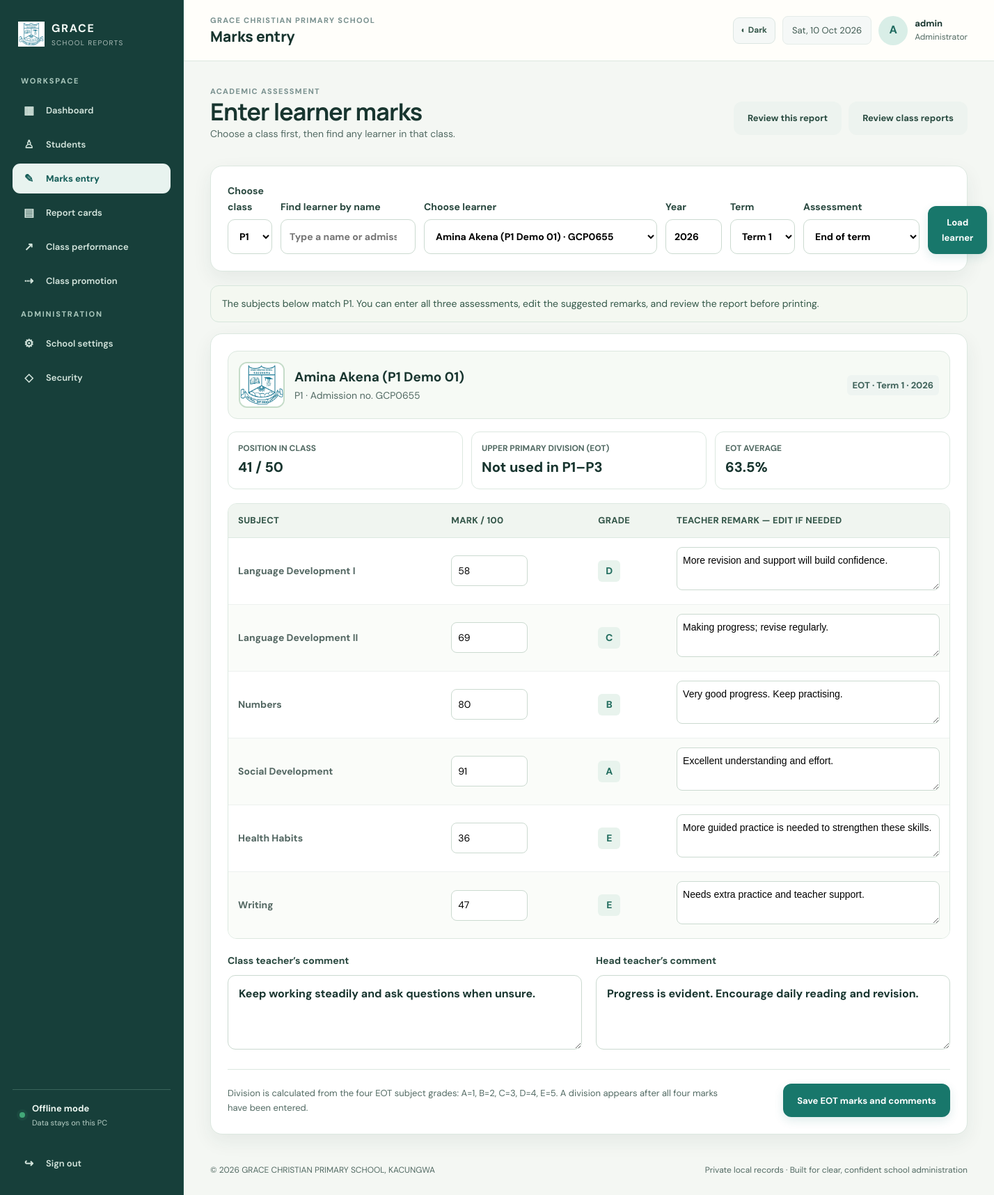
/index.php?page=marks (signed in), run on the app's committed database.
### tables this page shows
CREATE TABLE classes(id INTEGER PRIMARY KEY, name TEXT UNIQUE NOT NULL, level INTEGER NOT NULL);

CREATE TABLE students(id INTEGER PRIMARY KEY, admission_no TEXT UNIQUE NOT NULL, full_name TEXT NOT NULL, gender TEXT DEFAULT "", dob TEXT DEFAULT "", class_id INTEGER NOT NULL REFERENCES classes(id), parent_name TEXT DEFAULT "", parent_phone TEXT DEFAULT "", address TEXT DEFAULT "", photo TEXT DEFAULT "", status TEXT NOT NULL DEFAULT "Active", admission_date TEXT DEFAULT "", created_at TEXT DEFAULT CURRENT_TIMESTAMP, attendance_type TEXT NOT NULL DEFAULT 'day', deleted_at TEXT DEFAULT NULL, purge_after TEXT DEFAULT NULL, trashed_status TEXT DEFAULT NULL);

CREATE TABLE subjects(id INTEGER PRIMARY KEY, name TEXT UNIQUE NOT NULL, stage TEXT NOT NULL DEFAULT "all");

CREATE TABLE settings(key TEXT PRIMARY KEY, value TEXT NOT NULL);

### report-helpers.php (called while the page is built, shortened)
<?php
function report_grade(?float $score): string
{
    if ($score >= 90) return 'A';
    if ($score >= 80) return 'B';
    if ($score >= 60) return 'C';
    if ($score >= 50) return 'D';
    return 'E';
}
function report_remark(?float $score, int $seed): string
{
    $choices = match (report_grade($score)) {
        'A' => ['Outstanding work. Keep aiming high.', 'Excellent understanding and effort.', 'A brilliant result; continue this great work.'],
        'B' => ['Very good progress. Keep practising.', 'Strong work and a pleasing result.', 'Good understanding; aim even higher.'],
        'C' => ['Satisfactory progress. More practice will help.', 'A good foundation; keep working steadily.', 'Making progress; revise regularly.'],
        'D' => ['Keep practising the key skills.', 'More revision and support will build confidence.', 'Working towards the expected standard.'],
        default => ['Needs extra practice and teacher support.', 'Please revise regularly and ask for help.', 'More guided practice is needed to strengthen these skills.'],
    };
    return $choices[abs($seed) % count($choices)];
}
function report_overall_comment(?float $average, string $role, int $seed): string
{
    if ($average >= 90) {
        $choices = $role === 'head'
            ? ['An exceptional term. Continue to nurture this learner’s excellent habits.', 'Outstanding achievement. Maintain this high standard next term.', 'Excellent results and effort. We are proud of this progress.']
            : ['Excellent work this term. Keep up the outstanding effort.', 'A wonderful term of learning. Continue to challenge yourself.', 'Consistently excellent effort and achievement. Well done.'];
    } elseif ($average >= 60) {
        $choices = $role === 'head'
            ? ['A satisfactory term. Regular revision will help strengthen results.', 'Good foundations are developing; consistent support will help.', 'Progress is evident. Encourage daily reading and revision.']
            : ['You are making progress. Keep practising every day.', 'A sound effort; focus on the topics that need more practice.', 'Keep working steadily and ask questions when unsure.'];
    }
    return $choices[abs($seed) % count($choices)];
}

### marks-page.php (the view, shortened to what this page needs)
<?php
$classId = (int)($_GET['class'] ?? 0);
$studentId = (int)($_GET['student'] ?? 0);
$assessment = (string)($_GET['assessment'] ?? 'EOT');
$term = max(1, min(3, $term));
$classQuery = $pdo->prepare('SELECT * FROM classes WHERE id=?');
$classQuery->execute([$classId]);
$selectedClass = $classQuery->fetch();
if (!$selectedClass && $classes !== []) {
    $selectedClass = $classes[0];
    $classId = (int)$selectedClass['id'];
}
$classStudents = [];
$student = null;
$subjects = [];
$savedMarks = [];
$comments = [];
$classRankings = [];
$classSize = 0;
$division = 'Pending';
$average = null;
if ($selectedClass) {
    $studentsQuery = $pdo->prepare(
        'SELECT s.id,s.full_name,s.admission_no,s.photo,c.name class_name,c.level,c.id class_id
         FROM students s JOIN classes c ON c.id=s.class_id
         WHERE s.class_id=? AND s.status="Active" ORDER BY s.full_name'
    );
    $studentsQuery->execute([$classId]);
    $classStudents = $studentsQuery->fetchAll();
    if (!$student && $classStudents !== []) {
        $student = $classStudents[0];
        $studentId = (int)$student['id'];
    }
    if ($student) {
        $names = (int)$selectedClass['level'] <= 3
            ? ['Social Development', 'Language Development I', 'Language Development II', 'Health Habits', 'Numbers', 'Writing']
            : ['English', 'Mathematics', 'Social Studies', 'Science'];
        $nameSlots = implode(',', array_fill(0, count($names), '?'));
        $subjectQuery = $pdo->prepare("SELECT * FROM subjects WHERE name IN ($nameSlots) ORDER BY id");
        $subjectQuery->execute($names);
        $subjects = $subjectQuery->fetchAll();
        $marksQuery = $pdo->prepare(
            'SELECT subject_id,score,teacher_comment FROM marks
             WHERE student_id=? AND academic_year=? AND term=? AND assessment=?'
        );
        $marksQuery->execute([$studentId, $year, $term, $assessment]);
        foreach ($marksQuery as $markRow) {
            $savedMarks[(int)$markRow['subject_id']] = $markRow;
        }
        $commentsQuery = $pdo->prepare('SELECT * FROM comments WHERE student_id=? AND academic_year=? AND term=?');
        $commentsQuery->execute([$studentId, $year, $term]);
        $comments = $commentsQuery->fetch() ?: [];
        $eotQuery = $pdo->prepare(
            'SELECT COALESCE(SUM(m.score),0) total,COUNT(m.id) marked
             FROM marks m JOIN subjects su ON su.id=m.subject_id
             WHERE m.student_id=? AND m.academic_year=? AND m.term=? AND m.assessment="EOT"
               AND su.name IN (' . implode(',', array_fill(0, count($names), '?')) . ')'
        );
        $eotQuery->execute([$studentId, $year, $term, ...$names]);
        $eotSummary = $eotQuery->fetch();
        $average = (int)$eotSummary['marked'] > 0 ? (float)$eotSummary['total'] / (int)$eotSummary['marked'] : null;
        $aggregate = 0;
        $aggregateCount = 0;
        $eotGrades = $pdo->prepare(
            'SELECT m.score FROM marks m JOIN subjects su ON su.id=m.subject_id
             WHERE m.student_id=? AND m.academic_year=? AND m.term=? AND m.assessment="EOT"
               AND su.name IN (' . implode(',', array_fill(0, count($names), '?')) . ')'
        );
        $eotGrades->execute([$studentId, $year, $term, ...$names]);
        foreach ($eotGrades as $gradeRow) {
            $aggregate += report_grade_points((float)$gradeRow['score']) ?? 0;
            $aggregateCount++;
        }
        $division = report_division($aggregateCount === count($names) ? $aggregate : null, count($names));
        $rankQuery = $pdo->prepare(
            'SELECT s.id,COALESCE(SUM(m.score),0) total,COUNT(m.id) marked
             FROM students s LEFT JOIN marks m ON m.student_id=s.id AND m.academic_year=? AND m.term=?
               AND m.assessment="EOT" AND m.subject_id IN (' . implode(',', array_fill(0, count($subjects), '?')) . ')
             WHERE s.class_id=? AND s.status="Active" GROUP BY s.id ORDER BY total DESC,s.full_name'
        );
        $rankQuery->execute([$year, $term, ...array_column($subjects, 'id'), $classId]);
        $classRankings = $rankQuery->fetchAll();
        $classSize = count($classRankings);
    }
}
$schoolName = setting($pdo, 'school_name', 'Grace Christian Primary School, Kacungwa');
$studentRank = null;
foreach ($classRankings as $candidate) {
    if ((int)$candidate['id'] === $studentId && (int)$candidate['marked'] > 0) {
        $studentRank = 1 + count(array_filter(
            $classRankings,
            static fn(array $other): bool => (int)$other['marked'] > 0
                && (float)$other['total'] > (float)$candidate['total']
        ));
        break;
    }
}
$photoPath = $student && trim((string)$student['photo']) !== '' ? $student['photo'] : 'assets/school-logo.jpg';
$classComment = trim((string)($comments['class_comment'] ?? ''));
$headComment = trim((string)($comments['head_comment'] ?? ''));
if ($classComment === '') $classComment = report_overall_comment($average, 'class', $studentId + $term);
if ($headComment === '') $headComment = report_overall_comment($average, 'head', $studentId + $year);
?><!doctype html>
<html lang="en">
<head>
<link rel="stylesheet" href="assets/style.css">
</head>
<body>
<div class="app-shell">
  <aside class="sidebar" id="sidebar">
    <a class="side-brand" href="index.php"><img src="assets/school-logo.jpg" alt="School emblem"><span><b>GRACE</b><small>SCHOOL REPORTS</small></span></a>
    <div class="side-label">WORKSPACE</div>
    <a class="nav-link" href="index.php"><span class="nav-symbol">▦</span>Dashboard</a>
    <a class="nav-link" href="index.php?page=students"><span class="nav-symbol">♙</span>Students</a>
    <a class="nav-link active" href="index.php?page=marks"><span class="nav-symbol">✎</span>Marks entry</a>
    <a class="nav-link" href="index.php?page=reports"><span class="nav-symbol">▤</span>Report cards</a>
    <a class="nav-link" href="index.php?page=performance"><span class="nav-symbol">↗</span>Class performance</a>
    <a class="nav-link" href="index.php?page=promotion"><span class="nav-symbol">⇢</span>Class promotion</a>
    <div class="side-label">ADMINISTRATION</div>
    <a class="nav-link" href="index.php?page=settings"><span class="nav-symbol">⚙</span>School settings</a>
    <a class="nav-link" href="index.php?page=security"><span class="nav-symbol">◇</span>Security</a>
    <div class="sidebar-bottom"><div class="offline-indicator"><i></i><span><b>Offline mode</b><small>Data stays on this PC</small></span></div><a class="nav-link" href="index.php?logout=1"><span class="nav-symbol">↪</span>Sign out</a></div>
  </aside>
  <main class="main-area">
    <header class="topbar"><button class="menu-toggle" id="menuToggle" aria-label="Open navigation">☰</button><div><div class="eyebrow">GRACE CHRISTIAN PRIMARY SCHOOL</div><div class="top-title">Marks entry</div></div><div class="top-actions"><span class="date-chip"><?= date('D, d M Y') ?></span><div class="avatar-admin">A</div><div class="admin-name"><b><?= h($_SESSION['admin']) ?></b><small>Administrator</small></div></div></header>
    <div class="content">
      <div class="marks-top"><div><div class="eyebrow">ACADEMIC ASSESSMENT</div><h1>Enter learner marks</h1><p class="muted">Choose a class first, then find any learner in that class.</p></div>
      <?php if ($student): ?><div class="marks-links"><a class="btn secondary" target="_blank" href="index.php?page=print&student=<?= $studentId ?>&year=<?= $year ?>&term=<?= $term ?>">Review this report</a><a class="btn secondary" target="_blank" href="index.php?page=print&class=<?= $classId ?>&year=<?= $year ?>&term=<?= $term ?>">Review class reports</a></div><?php endif; ?></div>
      <form class="panel marks-filters" method="get" action="index.php">
        <label>Choose class<select name="class" required onchange="this.form.student.value='';this.form.submit()"><?php foreach ($classes as $class): ?><option value="<?= (int)$class['id'] ?>" <?= $classId === (int)$class['id'] ? 'selected' : '' ?>><?= h($class['name']) ?></option><?php endforeach; ?></select></label>
        <label>Find learner by name<input type="search" id="studentSearch" placeholder="Type a name or admission number" autocomplete="off"></label>
        <label>Choose learner<select name="student" required><?php foreach ($classStudents as $classStudent): ?><option value="<?= (int)$classStudent['id'] ?>" <?= $studentId === (int)$classStudent['id'] ? 'selected' : '' ?>><?= h($classStudent['full_name'] . ' · ' . $classStudent['admission_no']) ?></option><?php endforeach; ?></select></label>
        <label>Year<input type="number" name="year" min="2020" max="2100" value="<?= $year ?>"></label>
        <label>Term<select name="term"><?php for ($t = 1; $t <= 3; $t++): ?><option value="<?= $t ?>" <?= $term === $t ? 'selected' : '' ?>>Term <?= $t ?></option><?php endfor; ?></select></label>
        <label>Assessment<select name="assessment"><?php foreach (['BOT' => 'Beginning of term', 'MID' => 'Mid-term', 'EOT' => 'End of term'] as $code => $label): ?><option value="<?= $code ?>" <?= $assessment === $code ? 'selected' : '' ?>><?= h($label) ?></option><?php endforeach; ?></select></label>
        <button class="btn" type="submit">Load learner</button>
      </form>
      <?php if ($student): ?>
      <div class="marks-info">The subjects below match <?= h($selectedClass['name']) ?>. You can enter all three assessments, edit the suggested remarks, and review the report before printing.</div>
      <form class="panel form-panel" method="post" action="index.php?page=marks">
        <div class="student-overview"><img src="<?= h($photoPath) ?>" alt="Photo of <?= h($student['full_name']) ?>"><div><b><?= h($student['full_name']) ?></b><small><?= h($student['class_name'] . ' · Admission no. ' . $student['admission_no']) ?></small></div><span class="class-pill"><?= h($assessment) ?> · Term <?= $term ?> · <?= $year ?></span></div>
        <div class="marks-summary"><div><b>Position in class</b><span><?= $studentRank ? h((string)$studentRank) . ' / ' . $classSize : 'Pending' ?></span></div><div><b>Upper primary division (EOT)</b><span id="markDivision" data-level="<?= (int)$selectedClass['level'] ?>" data-subject-count="<?= count($subjects) ?>"><?= (int)$selectedClass['level'] >= 4 ? h($division) : 'Not used in P1–P3' ?></span></div><div><b>EOT average</b><span id="markAverage"><?= $average === null ? 'Pending' : h(number_format($average, 1)) . '%' ?></span></div></div>
        <div class="table-wrap"><table class="marks-table"><thead><tr><th>Subject</th><th>Mark / 100</th><th>Grade</th><th>Teacher remark — edit if needed</th></tr></thead><tbody>
        <?php foreach ($subjects as $subject): $subjectId = (int)$subject['id'];$score = $savedMarks[$subjectId]['score'] ?? ''; $storedRemark = trim((string)($savedMarks[$subjectId]['teacher_comment'] ?? '')); $remark = $storedRemark !== '' ? $storedRemark : report_remark($score === '' ? null : (float)$score, $studentId + $subjectId + $year + $term); ?>
          <tr><td><b><?= h($subject['name']) ?></b></td><td data-label="Mark / 100"><input class="score-input" type="number" inputmode="numeric" min="0" max="100" step="1" name="score[<?= $subjectId ?>]" value="<?= h($score) ?>" placeholder="Enter mark" data-grade="grade-<?= $subjectId ?>" data-remark="remark-<?= $subjectId ?>" data-seed="<?= $studentId + $subjectId + $year + $term ?>" data-current-assessment="<?= h($assessment) ?>"></td><td data-label="Grade"><span class="grade-chip" id="grade-<?= $subjectId ?>"><?= h(report_grade($score === '' ? null : (float)$score)) ?></span></td><td data-label="Teacher remark — edit if needed"><textarea class="mark-remark" id="remark-<?= $subjectId ?>" name="remark[<?= $subjectId ?>]" rows="2" <?= $storedRemark === '' ? 'data-generated="yes"' : '' ?>><?= h($remark) ?></textarea></td></tr>
        <?php endforeach; ?>
        </tbody></table></div>
        <div class="form-grid comment-grid"><label>Class teacher’s comment<textarea name="class_comment" rows="3"><?= h($classComment) ?></textarea></label><label>Head teacher’s comment<textarea name="head_comment" rows="3"><?= h($headComment) ?></textarea></label></div>
        <div class="form-footer"><p>Division is calculated from the four EOT subject grades: A=1, B=2, C=3, D=4, E=5. A division appears after all four marks have been entered.</p><button class="btn" type="submit">Save <?= h($assessment) ?> marks and comments</button></div>
      </form>
      <?php else: ?>
      <section class="panel"><h2>No active learners in this class</h2><p>Choose a different class or register an active learner first.</p></section>
      <?php endif; ?>
      <footer class="app-footer"><span>© <?= date('Y') ?> <?= h($schoolName) ?></span><span>Private local records · Built for clear, confident school administration</span></footer>
    </div>
  </main>
</div>
</body>
</html>

### data on the page
classes: name "P1"
students: full_name "Amina Akena (P1 Demo 01)", head_comment "Progress is evident. Encourage daily reading and revision."
subjects: name "Language Development I", value "58", id "More revision and support will build confidence."
subjects: name "Language Development II", value "69", id "Making progress; revise regularly."
subjects: name "Numbers", value "80", id "Very good progress. Keep practising."
subjects: name "Social Development", value "91", id "Excellent understanding and effort."
subjects: name "Health Habits", value "36", id "More guided practice is needed to strengthen these skills."
subjects: name "Writing", value "47", id "Needs extra practice and teacher support."
settings: value "GRACE CHRISTIAN PRIMARY SCHOOL, KACUNGWA"

### other printed values
$_SESSION['admin'] "admin"
$assessment "EOT"
$term "1"
$year "2026"
$studentRank "41"
$classSize "50"
$average "63.5"
form field class "P1"
form field student "Amina Akena (P1 Demo 01) · GCP0655"
form field assessment "End of term"
